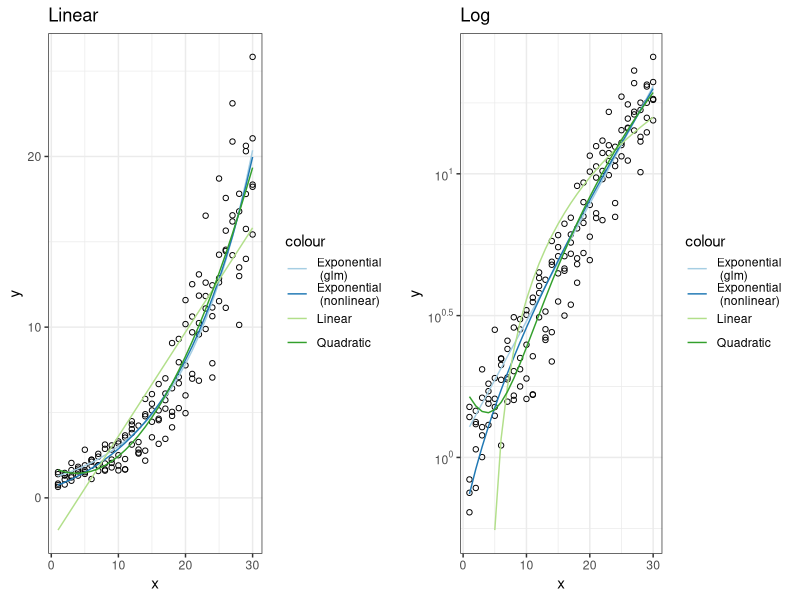
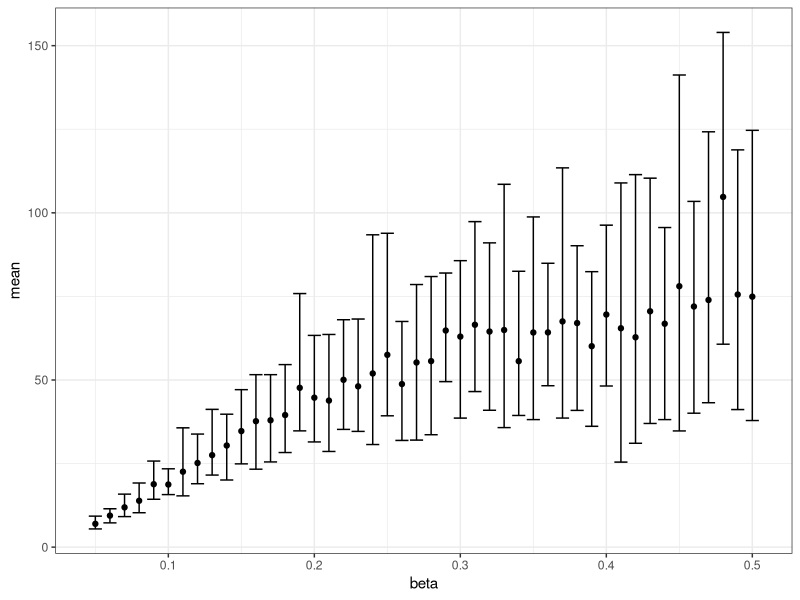

Reproduce these figures in R, in order.
require(tidyverse)
require(gridExtra)
require(scales)

# Exponential ---------------------------------------------------------------------------------------
simulate.exponential <- 
  function(N, xRange = c(1,N), nReps, alpha, beta, theta, muErr, sdErr, errorType, ...){
  
  exp.data <- data.frame(x = rep(seq(xRange[1], xRange[2], length.out = N), nReps), y = NA)
  
  if(errorType %in% c("Mult", "mult", "Multiplicative", "multiplicative")){
     exp.data$y <- alpha*exp(beta*exp.data$x + rnorm(N*nReps, muErr, sdErr)) + theta
  } else { 
    if(errorType %in% c("Add", "add", "Additive", "additive")){
      exp.data$y <- alpha*exp(beta*exp.data$x) + theta + rnorm(N*nReps, muErr, sdErr)
    }
  }

  return(exp.data)
}

# Quadratic ------------------------------------------------------------------------

simulate.quadratic <- 
  function(N, nReps, xRange = c(1,N), beta0, beta1, beta2, muErr, sdErr, ...){
    
    quad.data <- data.frame(x = rep(seq(xRange[1], xRange[2], length.out = N), nReps), y = NA)
    quad.data$y <- beta0 + beta1*quad.data$x + beta2*quad.data$x^2 + rnorm(N*nReps, muErr, sdErr)
    
    return(quad.data)
  }

# Overall Simulation Function ----------------------------------------------------------------

simulate.data <- 
  function(simulateFunction, ...){
    sim.data <- simulateFunction(...)
  }

# Evaluate Fit -------------------------------------------------------------------------------

fit.models <- 
  function(sim.data){
      
      #fit glm exponential model (BEWARE HERE)
      glm.mod <- glm(y ~ x, data = sim.data, family = gaussian(link="log"))
    
      # fit nonlinear exponential model
      theta.0 <- min(sim.data$y) * 0.5  
      model.0 <- lm(log(y) ~ x, data=sim.data)  
      alpha.0 <- exp(coef(model.0)[1])
      beta.0 <- coef(model.0)[2]
      start <- list(alpha = alpha.0, beta = beta.0, theta = theta.0)
      exp.mod   <- model <- nls(y ~ alpha * exp(beta * x) + theta , data = sim.data, start = start)
      
      # fit quadratic model
      quad.mod  <- lm(y ~ x + I(x^2), data = sim.data)
        
      # fit linear model
      lin.mod   <- lm(y ~ x, data = sim.data)
      
      # Calculate lack of fit
      if(nrow(sim.data)/length(unique(sim.data$x)) > 1){
        lof.mod <- lm(y ~ x + as.factor(x), data = sim.data)
        lof <- anova(lof.mod) %>% 
          as.data.frame() %>%
          filter(row.names(.) == "as.factor(x)")
      } else {
        lof.mod <- NULL
        lof <- NULL
      }
              
      return(list(sim.data = sim.data, glm.mod = glm.mod, exp.mod = exp.mod, quad.mod = quad.mod, lin.mod = lin.mod, lof.mod = lof.mod, lof = lof))
  }

# Trial -------------------------------------------------------------------

sim.data <- simulate.data(simulateFunction = simulate.exponential, 
                          N = 30, 
                          nReps = 5,
                          xRange = c(1,30), 
                          
                          # Exponential Parameters
                          alpha = 1,
                          beta = 0.1, 
                          theta = 0,
                          
                          # Quadratic Parameters
                          beta0 = 0,
                          beta1 = 0, 
                          beta2 = 0.1,
                          
                          muErr = 0, 
                          sdErr = 0.25,
                          errorType = "mult")

sim.fit <- fit.models(sim.data)

lin.fit <- c("Exponential (glm)", "Exponential (nonlinear)", "Linear", "Quadratic")

lin.plot <- sim.fit$sim.data %>%
  ggplot(aes(x = x, y = y)) +
  geom_point(shape = 1) +
  scale_color_brewer(palette = "Paired") +
  theme_bw() +
  ggtitle("Linear")
if("Exponential (glm)" %in% lin.fit){
  lin.plot <- lin.plot + geom_line(aes(y = predict(sim.fit$glm.mod, type = "response"), color = "Exponential \n (glm)"))
} 
if("Exponential (nonlinear)" %in% lin.fit){
  lin.plot <- lin.plot + geom_line(aes(y = predict(sim.fit$exp.mod), color = "Exponential \n (nonlinear)"))
} 
if("Linear" %in% lin.fit){
  lin.plot <- lin.plot + geom_line(aes(y = predict(sim.fit$lin.mod), color = "Linear"))
} 
if("Quadratic" %in% lin.fit){
    lin.plot <- lin.plot + geom_line(aes(y = predict(sim.fit$quad.mod), color = "Quadratic"))
}

log.fit <- c("Exponential (glm)", "Exponential (nonlinear)", "Linear", "Quadratic")

log.plot <- sim.fit$sim.data %>%
  ggplot(aes(x = x, y = y)) +
  geom_point(shape = 1) +
  scale_y_continuous(trans = "log10",
                     breaks = trans_breaks("log10", function(x) 10^x),
                     labels = trans_format("log10", math_format(10^.x))) +
  scale_color_brewer(palette = "Paired") +
  theme_bw() +
  ggtitle("Log")
if("Exponential (glm)" %in% log.fit){
  log.plot <- log.plot + geom_line(aes(y = predict(sim.fit$glm.mod, type = "response"), color = "Exponential \n (glm)"))
} 
if("Exponential (nonlinear)" %in% log.fit){
  log.plot <- log.plot + geom_line(aes(y = predict(sim.fit$exp.mod), color = "Exponential \n (nonlinear)"))
} 
if("Linear" %in% log.fit){
  log.plot <- log.plot + geom_line(aes(y = predict(sim.fit$lin.mod), color = "Linear"))
} 
if("Quadratic" %in% log.fit){
  log.plot <- log.plot + geom_line(aes(y = predict(sim.fit$quad.mod), color = "Quadratic"))
}

grid.arrange(lin.plot, log.plot, ncol=2)

# Evaluate Fit ---------------------------------------------------------------------

calcLOF <- 
  function(sim.data){
    
    # Calculate lack of fit
    if(nrow(sim.data)/length(unique(sim.data$x)) > 1){
      lof.mod <- lm(y ~ as.factor(x), data = sim.data)
      lof <- anova(lof.mod) %>% 
        as.data.frame() %>%
        filter(row.names(.) == "as.factor(x)")
    } else {
      lof.mod <- NULL
      lof <- NULL
    }
    
    return(list(lof = lof))
  }

# calcLOF(sim.data)

evalFit <- function(samps, lofStat, simulateFunc, ...){
  
  eval.stats <- rep(NA, samps)
  
  for(i in 1:samps){
    samp.data <- simulateFunc(...)
    eval.stats[i] <- calcLOF(samp.data)$lof[lofStat] %>% as.numeric()
  }
  
  return(cbind(lower = quantile(eval.stats, 0.05), mean = mean(eval.stats), upper = quantile(eval.stats, 0.95)))
}

evalFit(samps = 1000, 
        lofStat = "F value", 
        simulateFunc = simulate.exponential, 
        N = 30, 
        nReps = 5,
        xRange = c(1,30), 
        
        # Exponential Parameters
        alpha = 1,
        beta = 0.1, 
        theta = 0,
        
        # Quadratic Parameters
        beta0 = 0,
        beta1 = 0, 
        beta2 = 0.1,
        
        muErr = 0, 
        sdErr = 0.25,
        errorType = "mult")


# Run 1000 replications -------------------------------------------------------------------

repEvalFit <- 
  function(parmAdjust, parmRange, parmBy, ...){
    
    parm.seq <- seq(parmRange[1], parmRange[2], parmBy)
    eval.data <- cbind(parm.seq, matrix(NA, nrow = length(parm.seq), ncol = 3))
    colnames(eval.data) <- c(parmAdjust, "lower", "mean", "upper")
    
    for(j in 1:length(parm.seq)){
      
      if(parmAdjust %in% c("beta")){
        eval.stats <- evalFit(beta = parm.seq[j], ...)
      }
      
      if(parmAdjust %in% c("N")){
        eval.stats <- evalFit(N = parm.seq[j], ...)
      }
      
      if(parmAdjust %in% c("sdErr")){
        eval.stats <- evalFit(sdErr = parm.seq[j], ...)
      }
      
      eval.data[j,2] <- eval.stats[1]
      eval.data[j,3] <- eval.stats[2]
      eval.data[j,4] <- eval.stats[3]
    }
    
    return(eval.data)
  }


eval.data <- repEvalFit(parmAdjust = "beta", 
           parmRange = c(0.05, 0.5),
           parmBy = 0.01,
           samps = 20, 
           lofStat = "F value", 
           simulateFunc = simulate.exponential, 
           N = 30, 
           nReps = 5,
           xRange = c(1,20), 
           
           # Exponential Parameters
           alpha = 1,
           # beta = 0.1
           theta = 0,
           
           # Quadratic Parameters
           beta0 = 0,
           beta1 = 0, 
           beta2 = 0.1,
           
           muErr = 0, 
           sdErr = 0.25,
           errorType = "mult")

eval.data %>%
  data.frame() %>%
  ggplot(aes(x = beta, y = mean)) +
  geom_errorbar(aes(ymin = lower, ymax = upper)) +
  geom_point() +
  theme_bw() 


